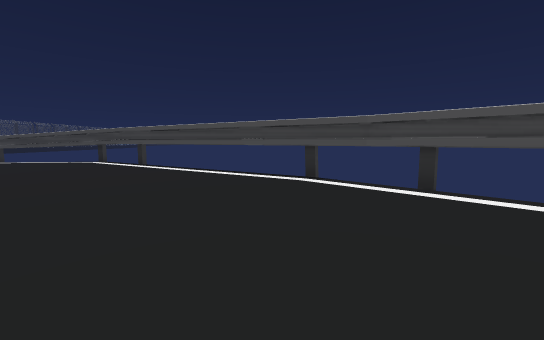
view 1 (above)

18 first-person views from a walk through a 3-D level made in the Unity game engine. The camera is 1.5 m above the floor, tilts 6° down and sees 90° across. The floor is counted in squares, 2 m on a side. Each view is taken from the middle of a square. On the plan, view 1 faces up. The plan holds only what a view shows up to about 10 squares ahead; the rest is blank. The place goes on beyond the plan. The player is left out.

view 2
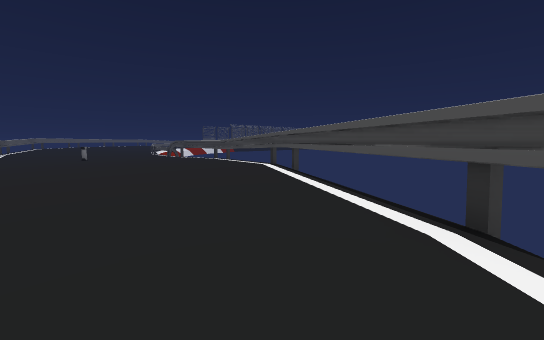

view 3
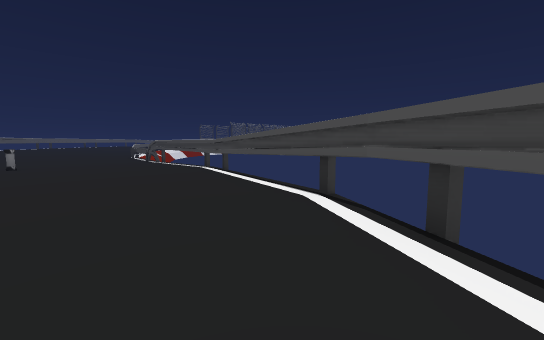

view 4
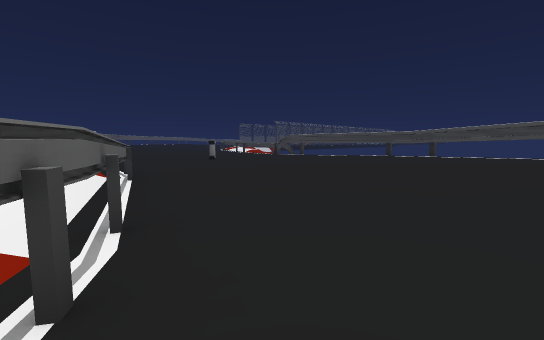

view 5
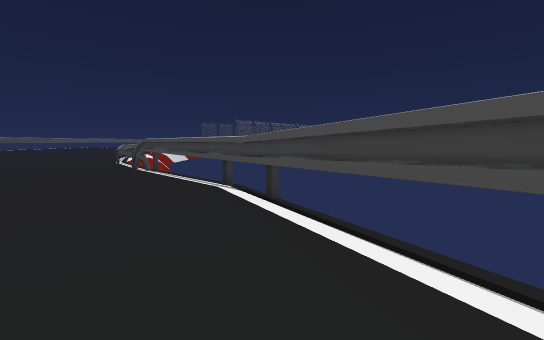

view 6
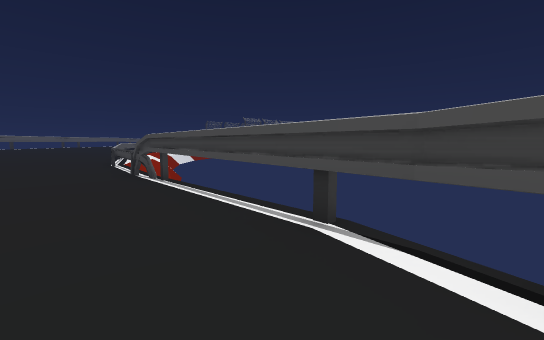

view 7
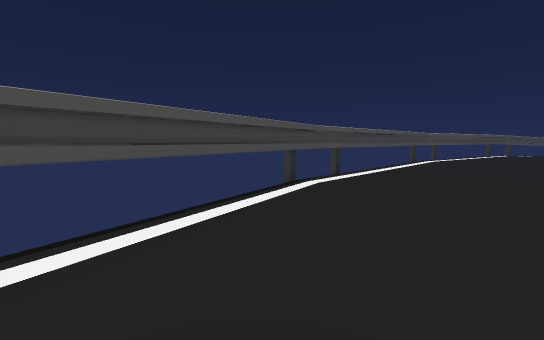

view 8
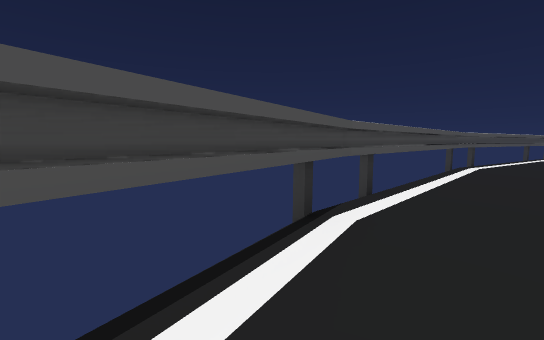

view 9
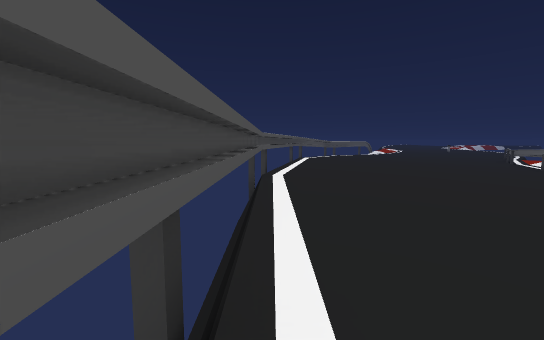

view 10
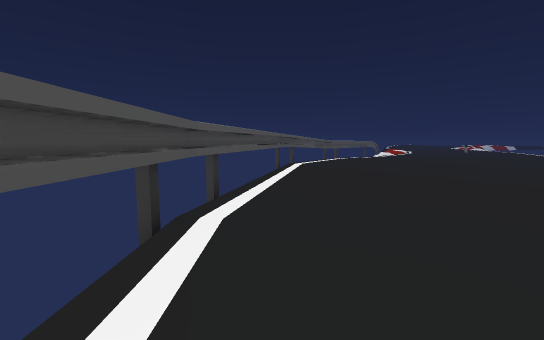

view 11
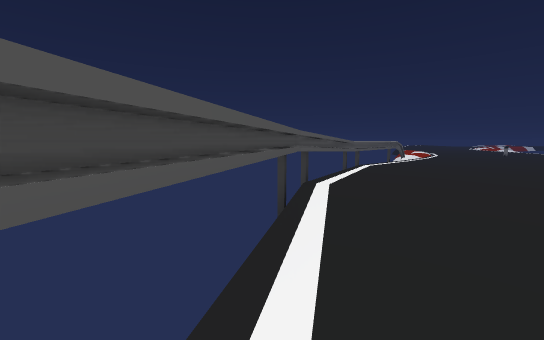

view 12
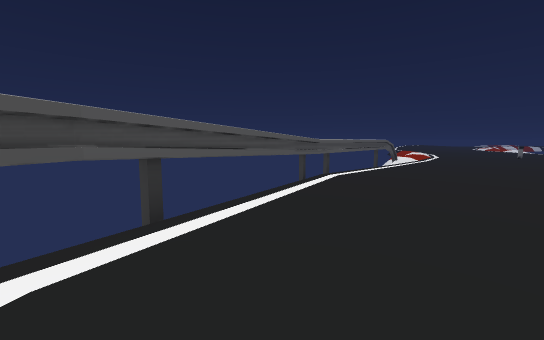

view 13
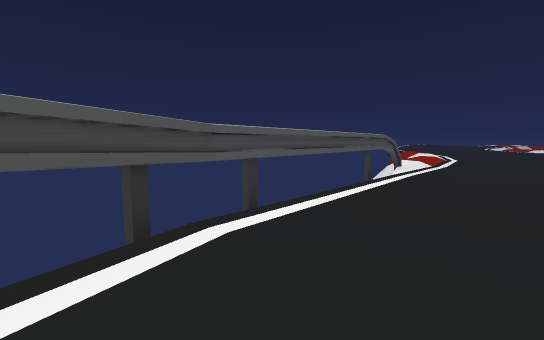

view 14
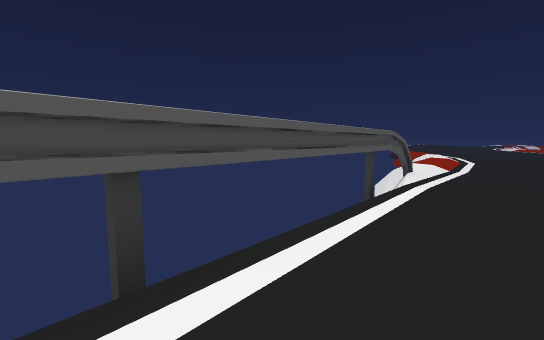

view 15
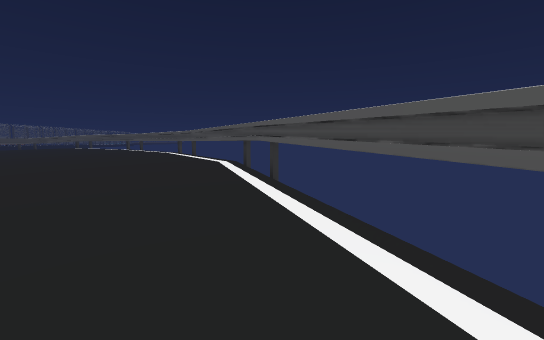

view 16
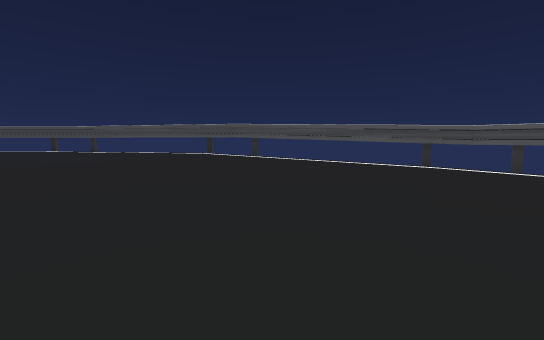

view 17
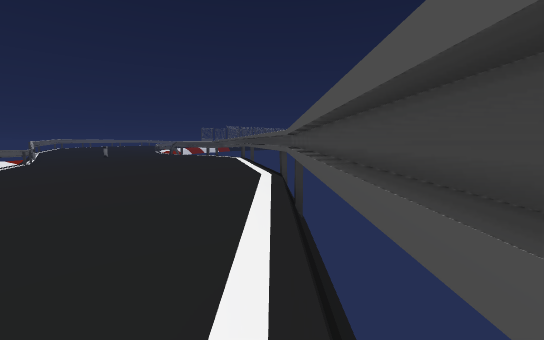

view 18
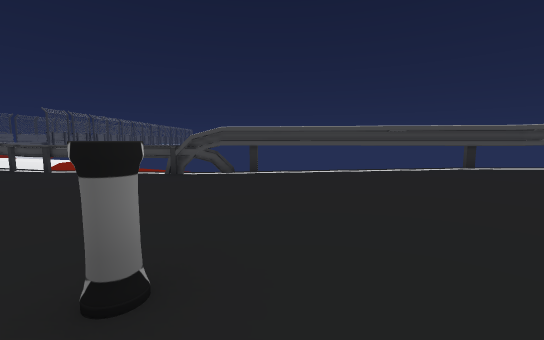

### Floor plan
Key: @ floor where view 1 was taken; # wall or solid block; x gap in a wall; . main floor; : floor 0.25 m higher than the main floor; - floor 0.25 m lower than the main floor; + floor 0.5 m higher than the main floor; / step, stairs or slope; v drop or lower ground; B battery.
Columns run from 19 left of view 1 to 13 right of it. Each row starts with its distance up from view 1.
 11 v######
 10 ----..######
  9 ----....:::####
  8 ----.....:::++###
  7 ----.....:::++++##
  6  ---.....:::::+++###
  5  -B-......:::::++++###
  4    ----....::::::++++##
  3   -----......:::::++++##
  2   ------.......::::++++##
  1      ###---.....::::++++##
  0        ####-......:@:++++#
 -1           #--       ::+++##
 -2                     :::+++##
 -3                     .:::++/#
 -4                     .::::++##
 -5                     ..:::+++#
 -6                     ...:::++##
 -7                     ...::::++#
 -8                     ....::::+##
 -9                     -....::::/#
-10                       .....:::#
-11                       -.....::##
-12                       --....../#
-13                       --.......#
-14                        --......#
-15                          --....#
-16                           ---..#
-17                           -----#
-18                           -----#
-19                           -----##
-20                             ---/#
-21                             ---/x
-22                             ---//
-23                             ---/.
-24                             ----.
-25                              ---

Positions as (right, up) in squares from view 1, and headings:
1: (0, 0), facing up
2: (1, 2), facing up-left
3: (-3, 5), facing up-left
4: (-7, -1), facing up-left
5: (-7, 7), facing up-left
6: (-10, 8), facing up-left
7: (-4, 5), facing right
8: (-2, 5), facing right
9: (1, 4), facing down-right
10: (3, 1), facing down-right
11: (6, -2), facing down-right
12: (7, -6), facing down-right
13: (9, -11), facing down-right
14: (10, -13), facing down-right
15: (10, -13), facing up
16: (4, -14), facing up-right
17: (5, 0), facing up-left
18: (-16, 4), facing up
